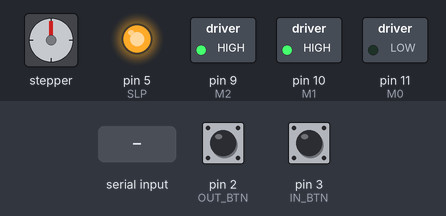
A sketch run on a simulated Arduino Nano, built with avr-gcc and run on an emulated ATmega328P. Parts: stepper motor, switched loads named in the sketch (green lamp = pin HIGH), output pins drawn as LEDs (lit = HIGH). The inputs (shaded band) are chosen by the test bench; at power-on: pin 2 (OUT_BTN) HIGH, pin 3 (IN_BTN) HIGH. EEPROM starts erased; stepper angles assume 200 steps per turn.

Above: at 1.2 s.
1.3 s: pin 2 (OUT_BTN) pulled LOW for 0.15 s
At 2.9 s:
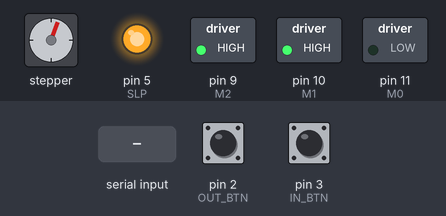
4.4 s: "i90\n" received over Serial
At 4.85 s:
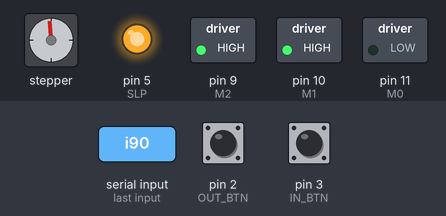
7.4 s: pin 3 (IN_BTN) pulled LOW for 1 s
11.4 s: pin 3 (IN_BTN) pulled LOW for 0.15 s
At 13.0 s:
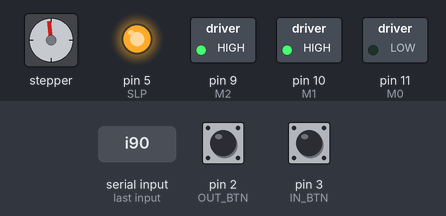
14.5 s: "i:45\n" received over Serial
At 14.95 s:
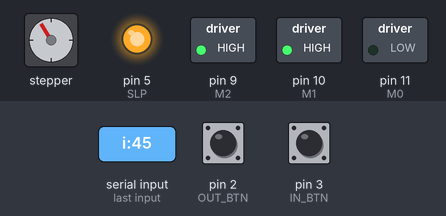
17.5 s: pin 2 (OUT_BTN) pulled LOW for 1 s
At 24.0 s:
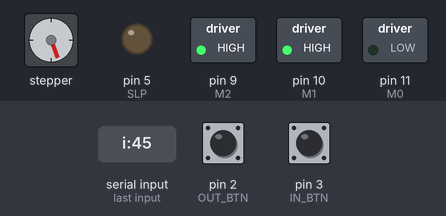
Timing chart, 0 to 25.1 s (numbered marks = the images above; inputs shaded):
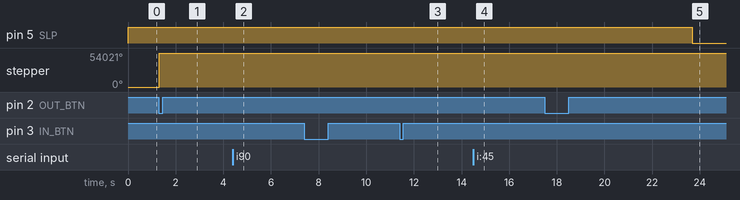

The sketch:

focuser.ino
```cpp
// Focuser controller: Arduino Nano + DRV8825, 1/32 microstepping.
// Pins: STEP A0, DIR A1, SLP D5, M0-M2 D11/D10/D9, buttons in D3 / out D2.
//
// Serial 9600 baud. Two command sets:
//
// Legacy single characters (outside a ':' frame):
//   i / o   move in / out until 's'      h / l   high / low jog speed
//   s       stop
//
// Moonlite (":XX...#", positions are 4 hex digits, 0000-FFFF, larger = out):
//   :GP#  current position  -> "XXXX#"     :SPxxxx#  set current position (sync)
//   :GN#  target position   -> "XXXX#"     :SNxxxx#  set target position
//   :FG#  go to target                     :FQ#      stop
//   :GI#  moving            -> "01#"/"00#" :GV#      firmware version -> "10#"
//   :GD#  speed code        -> "XX#"       :SDxx#    speed code 02 (fast) .. 20 (slow)
//   :GH#  half step         -> "00#"       :GT#      temperature -> "0000#" (no sensor)
//   :GC#  temp coefficient  -> "00#"       :SH# :SF# :SCxx# :POxx# :C# :+# :-#  ignored
// Extensions:
//   :GK#  keep awake        -> "01#"/"00#" :SKxx#    00 = sleep driver when idle, 01 = hold
//
// The in/out buttons jog while held. Position is saved to EEPROM whenever the
// motor comes to rest (wear-levelled ring), keep-awake is saved when changed.

#include <AccelStepper.h>
#include <EEPROM.h>

#define M0  11
#define M1  10
#define M2  9
#define SLP 5
#define IN_BTN 3
#define OUT_BTN 2

#define POS_MIN 0L
#define POS_MAX 65535L
#define POS_DEFAULT 30000L      // first boot / empty EEPROM: room both ways
#define JOG_LOW_SPEED 50
#define JOG_HIGH_SPEED 200
#define ACCELERATION 300
#define STANDBY_MS 5000
#define DEBOUNCE_MS 20

#define SETTINGS_ADDR 0
#define SETTINGS_MAGIC 0xF5
#define RING_ADDR 16
#define RING_SLOTS 100

struct Settings {
    uint8_t magic;
    uint8_t keepAwake;
};

struct __attribute__((packed)) PosRecord {
    int32_t pos;
    uint32_t seq;
    uint8_t check;
};

AccelStepper motor(AccelStepper::DRIVER, A0, A1);
unsigned long prevCmdTime;
bool standby = false;
bool jogging = false;
bool keepAwake = false;
float jogSpeed = JOG_LOW_SPEED;
uint8_t speedCode = 0x04;
long targetPos;

uint8_t ringSlot;
uint32_t ringSeq;
long savedPos;

char frame[12];
uint8_t frameLen;
bool inFrame = false;

int8_t btnRaw = 0;
int8_t btnState = 0;
unsigned long btnChanged;

uint8_t recordCheck(const PosRecord &r)
{
    const uint8_t *p = (const uint8_t *)&r;
    uint8_t sum = 0x5A;
    for (uint8_t i = 0; i < offsetof(PosRecord, check); i++) {
        sum += p[i];
    }
    return sum;
}

long loadPosition()
{
    bool found = false;
    PosRecord r;
    for (uint8_t i = 0; i < RING_SLOTS; i++) {
        EEPROM.get(RING_ADDR + i * sizeof(PosRecord), r);
        if (r.check == recordCheck(r) && (!found || r.seq > ringSeq)) {
            found = true;
            ringSeq = r.seq;
            ringSlot = i;
            savedPos = r.pos;
        }
    }
    if (!found) {
        ringSeq = 0;
        ringSlot = RING_SLOTS - 1;
        savedPos = POS_DEFAULT;
    }
    return constrain(savedPos, POS_MIN, POS_MAX);
}

void savePosition(long pos)
{
    PosRecord r;
    r.pos = pos;
    r.seq = ++ringSeq;
    r.check = recordCheck(r);
    ringSlot = (ringSlot + 1) % RING_SLOTS;
    EEPROM.put(RING_ADDR + ringSlot * sizeof(PosRecord), r);
    savedPos = pos;
}

void loadSettings()
{
    Settings s;
    EEPROM.get(SETTINGS_ADDR, s);
    keepAwake = s.magic == SETTINGS_MAGIC && s.keepAwake == 1;
}

void saveSettings()
{
    Settings s = { SETTINGS_MAGIC, (uint8_t)(keepAwake ? 1 : 0) };
    EEPROM.put(SETTINGS_ADDR, s);
}

void setup() {
    pinMode(M0, OUTPUT);
    pinMode(M1, OUTPUT);
    pinMode(M2, OUTPUT);
    pinMode(IN_BTN, INPUT_PULLUP);
    pinMode(OUT_BTN, INPUT_PULLUP);

    digitalWrite(M0, LOW);
    digitalWrite(M1, HIGH);
    digitalWrite(M2, HIGH);

    pinMode(SLP, OUTPUT);
    digitalWrite(SLP, HIGH);

    loadSettings();
    motor.setCurrentPosition(loadPosition());
    targetPos = motor.currentPosition();
    motor.setMaxSpeed(jogSpeed);
    motor.setAcceleration(ACCELERATION);

    Serial.begin(9600);

    prevCmdTime = millis();
}

float gotoSpeed()
{
    switch (speedCode) {
        case 0x02: return 800;
        case 0x04: return 400;
        case 0x08: return 200;
        case 0x10: return 100;
        default:   return 50;
    }
}

void enable()
{
    if (standby) {
        digitalWrite(SLP, HIGH);
        delay(2);               // DRV8825 needs ~1.7 ms after wake before STEP
        standby = false;
    }
}

void disable()
{
    if (!standby) {
        digitalWrite(SLP, LOW);
        standby = true;
    }
}

void jog(int8_t dir)
{
    enable();
    jogging = true;
    motor.setMaxSpeed(jogSpeed);
    motor.moveTo(dir < 0 ? POS_MIN : POS_MAX);
}

void gotoTarget()
{
    enable();
    jogging = false;
    motor.setMaxSpeed(gotoSpeed());
    motor.moveTo(targetPos);
}

// Decelerate to rest. run() keeps being called until the motor stops, so
// AccelStepper's speed winds down to 0 instead of being left stale.
void halt()
{
    jogging = false;
    motor.stop();
}

void setJogSpeed(float speed)
{
    jogSpeed = speed;
    if (jogging) {
        motor.setMaxSpeed(jogSpeed);
    }
}

void reply(const char *s)
{
    Serial.print(s);
}

void replyHex(unsigned int value, uint8_t digits)
{
    char out[8];
    snprintf(out, sizeof(out), digits == 4 ? "%04X#" : "%02X#", value);
    Serial.print(out);
}

bool parseHex(const char *s, long &value)
{
    char *end;
    value = strtol(s, &end, 16);
    return end != s && *end == 0;
}

void moonliteCommand(const char *c)
{
    long v;
    if (strcmp(c, "GP") == 0) {
        replyHex(motor.currentPosition(), 4);
    } else if (strcmp(c, "GN") == 0) {
        replyHex(targetPos, 4);
    } else if (strcmp(c, "GI") == 0) {
        reply(motor.isRunning() ? "01#" : "00#");
    } else if (strcmp(c, "GV") == 0) {
        reply("10#");
    } else if (strcmp(c, "GD") == 0) {
        replyHex(speedCode, 2);
    } else if (strcmp(c, "GH") == 0) {
        reply("00#");
    } else if (strcmp(c, "GT") == 0) {
        reply("0000#");
    } else if (strcmp(c, "GC") == 0) {
        reply("00#");
    } else if (strcmp(c, "GK") == 0) {
        reply(keepAwake ? "01#" : "00#");
    } else if (strcmp(c, "FG") == 0) {
        gotoTarget();
    } else if (strcmp(c, "FQ") == 0) {
        halt();
    } else if (strncmp(c, "SP", 2) == 0 && parseHex(c + 2, v)) {
        motor.setCurrentPosition(constrain(v, POS_MIN, POS_MAX));
        targetPos = motor.currentPosition();
    } else if (strncmp(c, "SN", 2) == 0 && parseHex(c + 2, v)) {
        targetPos = constrain(v, POS_MIN, POS_MAX);
    } else if (strncmp(c, "SD", 2) == 0 && parseHex(c + 2, v)) {
        if (v == 0x02 || v == 0x04 || v == 0x08 || v == 0x10 || v == 0x20) {
            speedCode = v;
            if (motor.isRunning() && !jogging) {
                motor.setMaxSpeed(gotoSpeed());
            }
        }
    } else if (strncmp(c, "SK", 2) == 0 && parseHex(c + 2, v)) {
        if (keepAwake != (v != 0)) {
            keepAwake = v != 0;
            saveSettings();
        }
        if (keepAwake) {
            enable();
        }
    }
    // SH, SF, SC, PO, C, +, - and anything unknown: no reply
}

void legacyCommand(char c)
{
    switch (c) {
        case 'i': jog(-1); break;
        case 'o': jog(1); break;
        case 's': halt(); break;
        case 'h': setJogSpeed(JOG_HIGH_SPEED); break;
        case 'l': setJogSpeed(JOG_LOW_SPEED); break;
    }
}

void readSerial()
{
    while (Serial.available() > 0) {
        char c = Serial.read();
        if (c == ':') {
            inFrame = true;
            frameLen = 0;
        } else if (inFrame) {
            if (c == '#') {
                frame[frameLen] = 0;
                inFrame = false;
                moonliteCommand(frame);
            } else if (frameLen < sizeof(frame) - 1) {
                frame[frameLen++] = c;
            } else {
                inFrame = false;
            }
        } else {
            legacyCommand(c);
        }
    }
}

// -1 in, 1 out, 0 neither (or both)
int8_t readButtons()
{
    bool in = digitalRead(IN_BTN) == LOW;
    bool out = digitalRead(OUT_BTN) == LOW;
    return in == out ? 0 : (in ? -1 : 1);
}

void checkButtons()
{
    int8_t raw = readButtons();
    if (raw != btnRaw) {
        btnRaw = raw;
        btnChanged = millis();
    } else if (raw != btnState && millis() - btnChanged >= DEBOUNCE_MS) {
        btnState = raw;
        if (raw != 0) {
            jog(raw);
        } else if (jogging) {
            halt();
        }
    }
}

void loop()
{
    readSerial();
    checkButtons();

    if (motor.run()) {
        prevCmdTime = millis();
    } else {
        if (motor.currentPosition() != savedPos) {
            savePosition(motor.currentPosition());
        }
        if (!keepAwake && !standby && millis() - prevCmdTime > STANDBY_MS) {
            disable();
        }
    }
}
```

Measured:
- after the input at 1.3 s, stepper: turns 54021° clockwise in 0.30 s, starting at once
- after the input at 4.4 s, pin 5 (SLP): stays HIGH (without the input it goes to LOW after 2.2 s); stepper: keeps turning counter-clockwise at about 89°/s, starting at once
- after the input at 11.4 s, pin 5 (SLP): stays HIGH (without the input it goes to LOW after 2.2 s); stepper: turns 22° counter-clockwise in 0.30 s, starting at once
- after the input at 14.5 s, pin 5 (SLP): stays HIGH (without the input it goes to LOW after 2.2 s); stepper: keeps turning counter-clockwise at about 89°/s, starting at once
- after the input at 17.5 s, pin 5 (SLP): HIGH → LOW after 6.2 s
